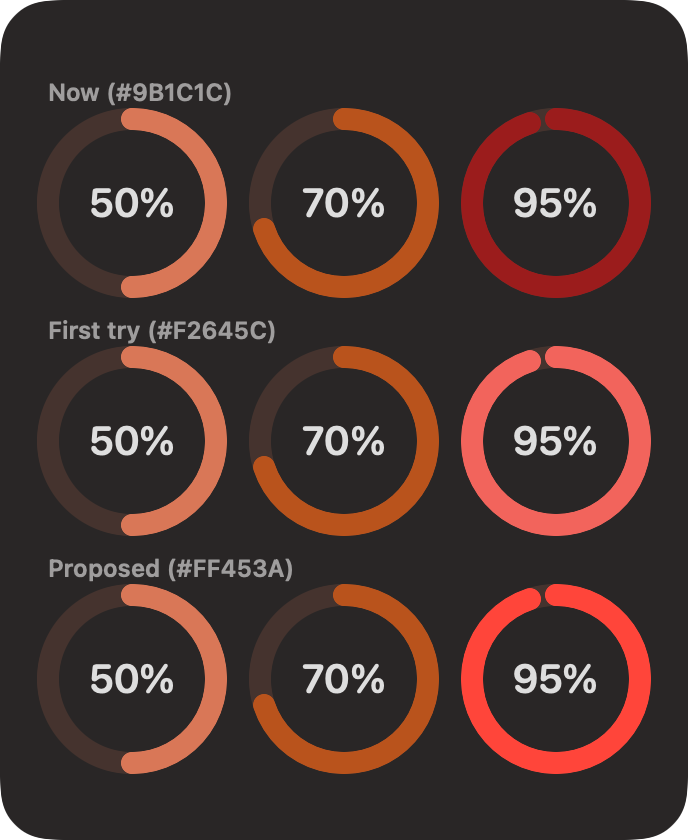
#> input picture levels-dark.png, 688 x 840 px
$ python -i cutout.py   (imports and definitions only)
#> lines starting #> are read from the running program, lines starting #| are printed output that depends on the picture; after the words box and inside, x2 and y2 are one past the last pixel; in counts of white or black regions, pixels touching at a corner belong together
#> in cut, im is the input picture: PIL image 688x840 RGBA; mean R, G, B, A 68.8, 48.9, 44.9, 253.9
from PIL import Image, ImageDraw
import numpy as np
def rim_box(im):
    a=np.asarray(im.convert('L')).astype(int); H,W=a.shape
#> after `a = np.asarray(im.convert('L')).astype(int)`:
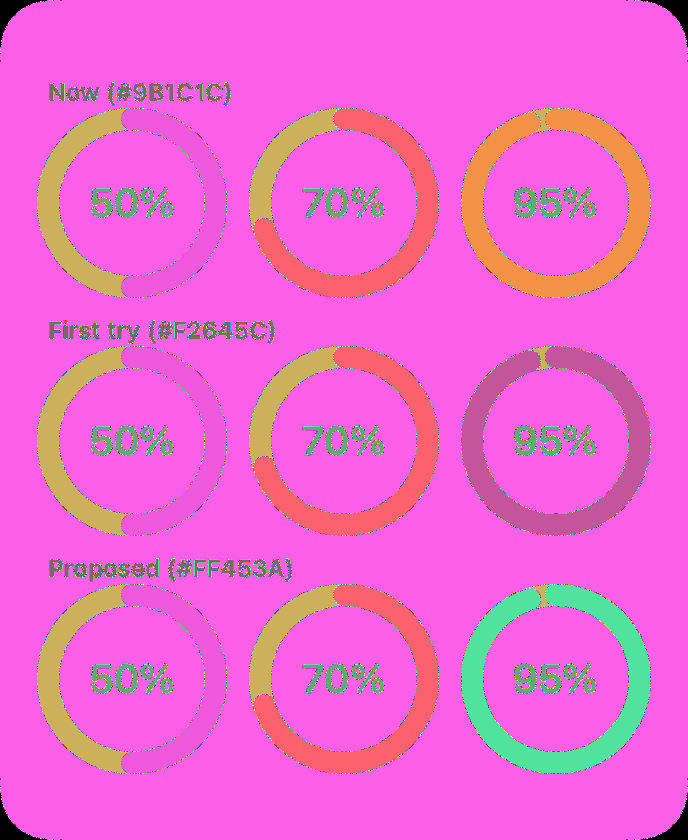
#> a: shape (840, 688) int64; 187 distinct labels, from 0 to 222; one colour per label, 0 black
#> after `H, W = a.shape`: H = 840; W = 688
    r=a[H//2].astype(float); c=a[:,W//2].astype(float)
#> after `r = a[H // 2].astype(float)`: r = 688 values, max 145 at index 202, min 39 at index 0, mean 52.7
#> after `c = a[:, W // 2].astype(float)`: c = 840 values, max 222 at index 192, min 39 at index 0, mean 65
    def first(v): d=np.diff(v[:60]); return int(np.argmax(d))+1          # biggest jump into the rim
#> after `d = np.diff(v[:60])`: d = 59 values, max 13 at index 38, min 0 at index 0, mean 0.288
    def last(v): d=np.diff(v[::-1][:60]); return len(v)-1-(int(np.argmax(d))+1)
#> after `d = np.diff(v[::-1][:60])`: d = 59 values, max 78 at index 38, min 0 at index 0, mean 1.75
    return first(r), first(c), last(r), last(c)
def cut(path, scale=1, inset=1.5, radius=52):
    im=Image.open(path).convert('RGBA')
    if scale!=1: im=im.resize((im.width*scale, im.height*scale), Image.LANCZOS)
    x0,y0,x1,y1=rim_box(im)
#> x0 = 39; y0 = 1; x1 = 648; y1 = 838
    w=im.crop((x0,y0,x1+1,y1+1))
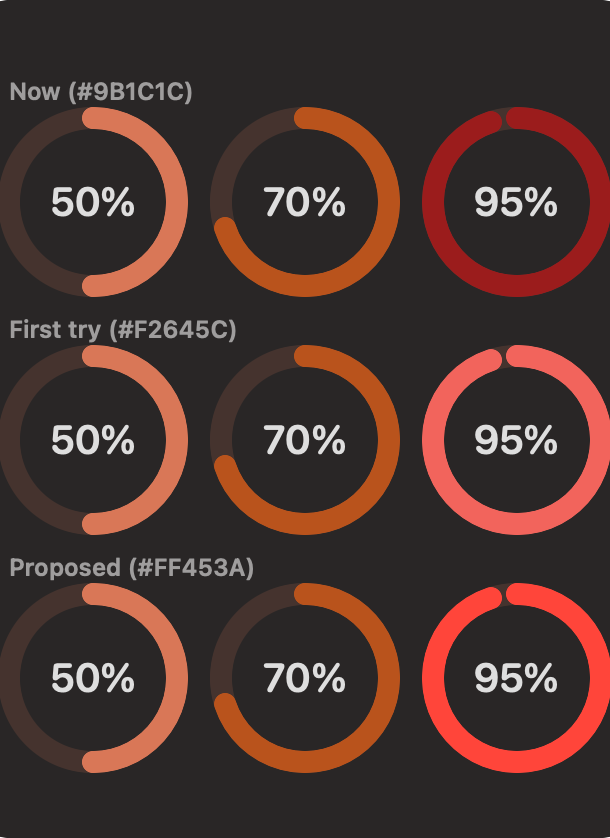
#> w: PIL image 610x838 RGBA; mean R, G, B, A 72.5, 50.5, 45.9, 255; transparent parts drawn white
    S=8; mk=Image.new('L',(w.width*S,w.height*S),0)
#> after `mk = Image.new('L', (w.width * S, w.height * S), 0)`: mk: PIL image 4880x6704 L; every value is 0
    i=inset*S
    ImageDraw.Draw(mk).rounded_rectangle((i,i,w.width*S-1-i,w.height*S-1-i),radius=(radius-inset)*S,fill=255)
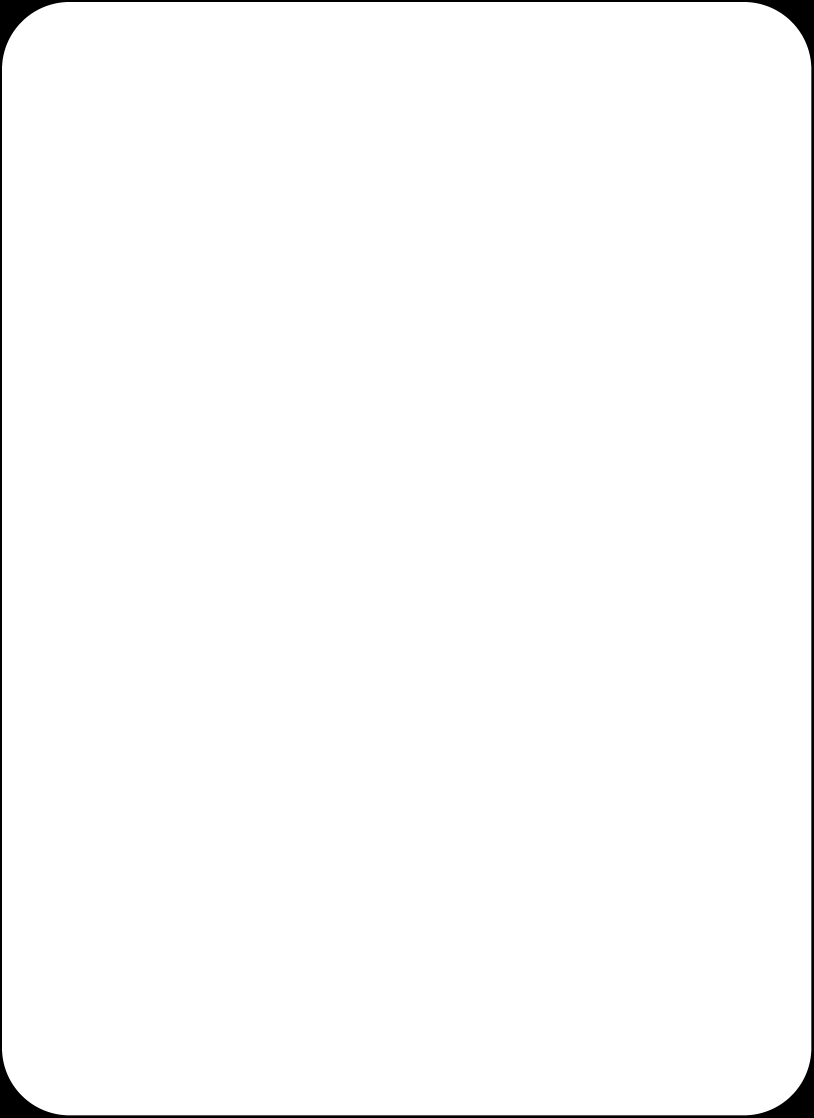
#> mk: PIL image 4880x6704 L (shown at 1/6 size); 98.7% white; 1 black region, box (x1, y1, x2, y2) and area: (0, 0, 4880, 6704) 418004
    w.putalpha(mk.resize(w.size,Image.LANCZOS))
    return w,(x0,y0,x1,y1)

>>> result = cut('../../levels-dark.png')

$ run again, on rust-dark-before.png
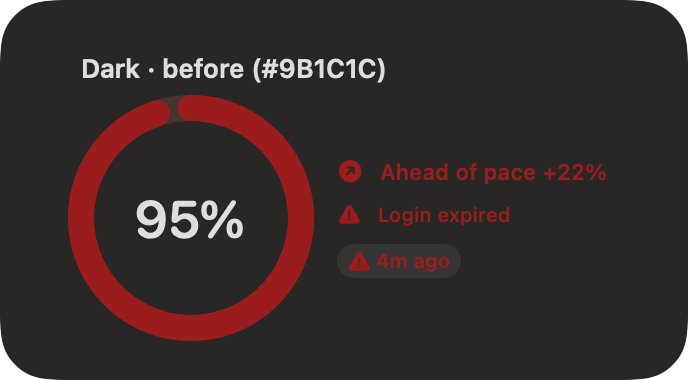
#> input picture rust-dark-before.png, 688 x 380 px
#> in cut, im is the input picture: PIL image 688x380 RGBA; mean R, G, B, A 53, 40.2, 40.2, 252.6
#> in rim_box, `a = np.asarray(im.convert('L')).astype(int)`:
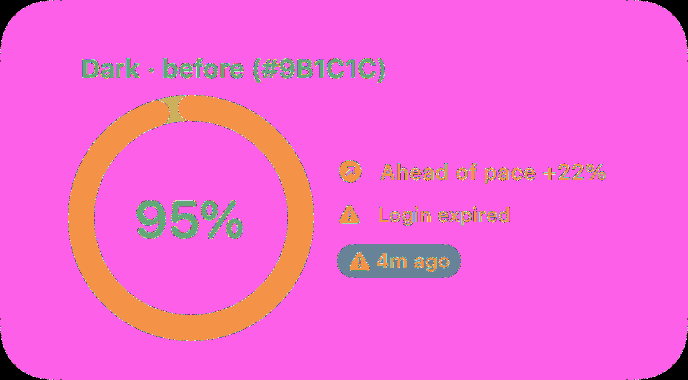
#> a: shape (380, 688) int64; 189 distinct labels, from 0 to 222; one colour per label, 0 black
#> r = 688 values, max 66 at index 72, min 39 at index 0, mean 41.12
#> c = 380 values, max 66 at index 162, min 39 at index 0, mean 42.24
#> in first, `d = np.diff(v[:60])`: d = 59 values from 0 to 0
#> x0 = 1; x1 = 686; y1 = 378
#> in cut, `ImageDraw.Draw(mk).rounded_rectangle((i,i,w.width*S-1-i,w.height*S-1-i..`:
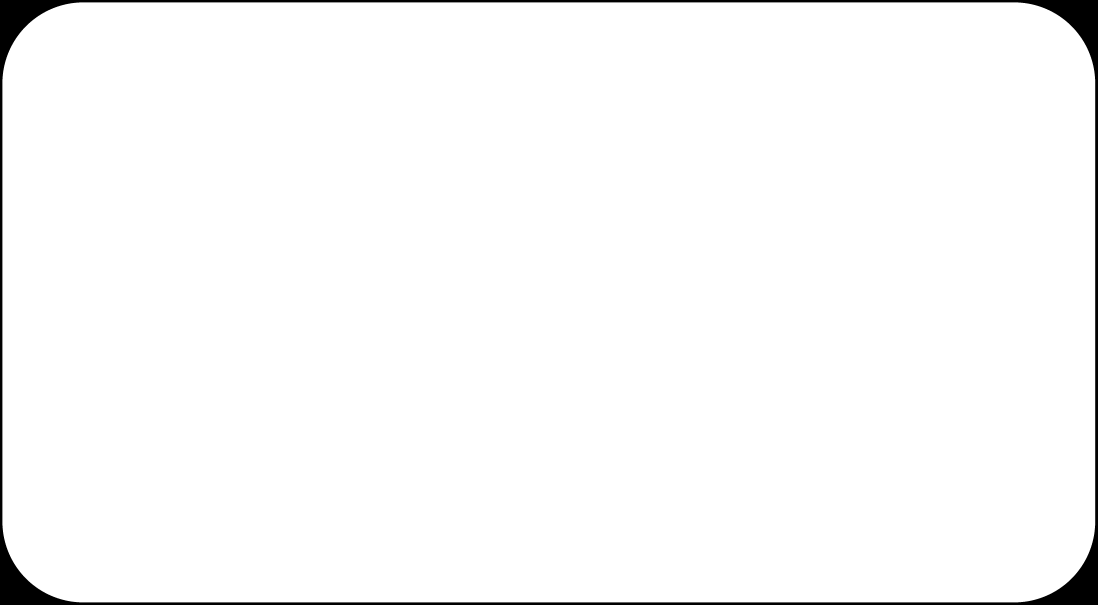
#> mk: PIL image 5488x3024 L (shown at 1/5 size); 97.9% white; 1 black region, box (x1, y1, x2, y2) and area: (0, 0, 5488, 3024) 344276
